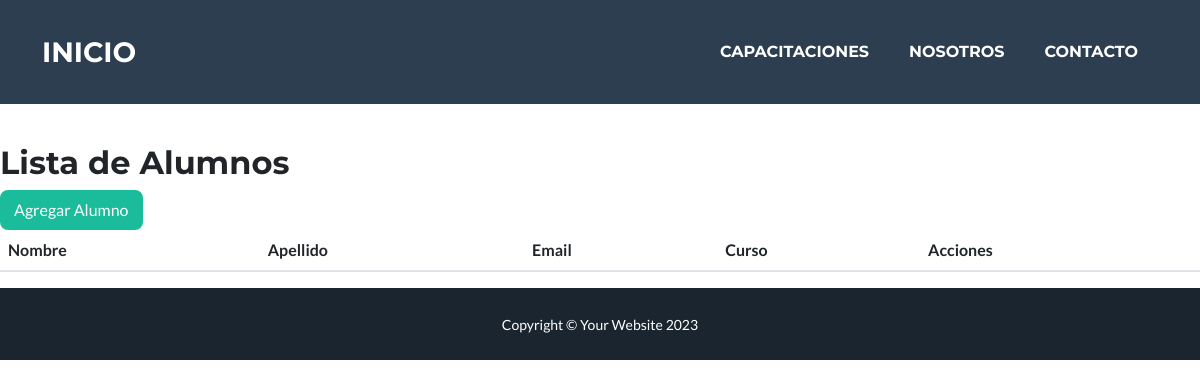
The app's page /alumnos/, older data.
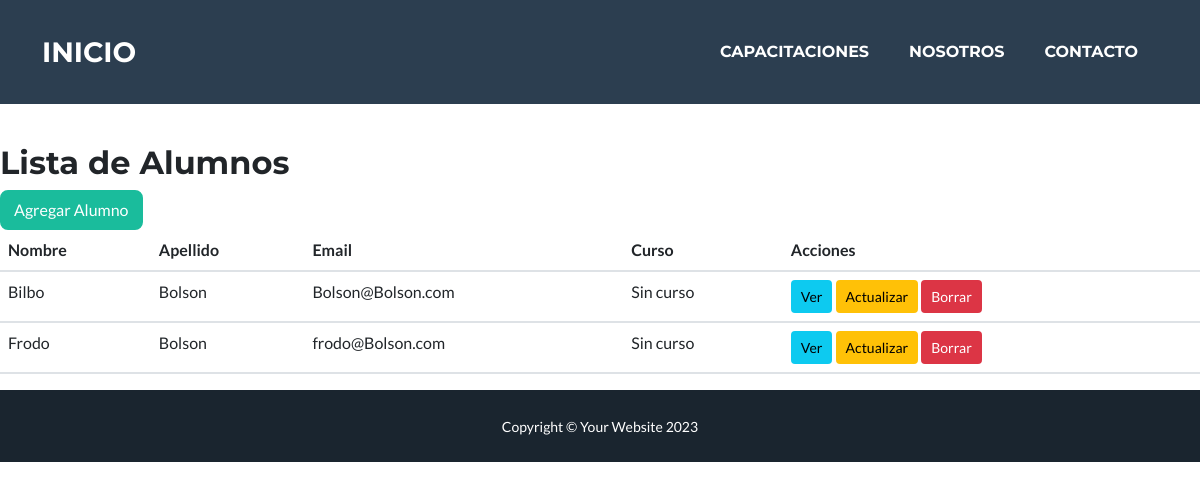
The same page, newer data.
### alumnos/models.py (models this page shows, shortened)
class Alumnos(models.Model):
    nombre = models.CharField(max_length=100)
    apellido = models.CharField(max_length=100)
    email = models.EmailField(unique=True)
    curso = models.ForeignKey(Cursos, on_delete=models.SET_NULL, null=True, blank=True, related_name='alumnos')

### alumnos/views.py (the view)
# urls.py: path('', AlumnosRead.as_view(), name='alumnos_lista'),
class AlumnosRead(ListView):
    model = Alumnos
    template_name = 'alumnos/alumnos-leer.html'
    context_object_name = 'alumnos'

### alumnos/templates/alumnos/alumnos-leer.html
{% extends 'base.html' %}
{% block content %}
<h2>Lista de Alumnos</h2>
<a href="{% url 'alumnos_crear' %}" class="btn btn-primary">Agregar Alumno</a>
<table class="table">
    <thead>
        <tr>
            <th>Nombre</th>
            <th>Apellido</th>
            <th>Email</th>
            <th>Curso</th>
            <th>Acciones</th>
        </tr>
    </thead>
    <tbody>
        {% for alumno in alumnos %}
        <tr>
            <td>{{ alumno.nombre }}</td>
            <td>{{ alumno.apellido }}</td>
            <td>{{ alumno.email }}</td>
            <td>
                {% if alumno.curso %}
                    {{ alumno.curso.nombre }}
                {% else %}
                    Sin curso
                {% endif %}
            </td>
            <td>
                <a href="{% url 'alumnos_detallar' alumno.id %}" class="btn btn-info btn-sm">Ver</a>
                <a href="{% url 'alumnos_editar' alumno.id %}" class="btn btn-warning btn-sm">Actualizar</a>
                <a href="{% url 'alumnos_eliminar' alumno.id %}" class="btn btn-danger btn-sm">Borrar</a>
            </td>
        </tr>
        {% endfor %}
    </tbody>
</table>
{% endblock %}

Row changes from the older to the newer data that the page shows:
added Alumnos: nombre "Bilbo", apellido "Bolson", email "Bolson@Bolson.com", shows "Sin curso"
added Alumnos: nombre "Frodo", apellido "Bolson", email "frodo@Bolson.com", shows "Sin curso"
